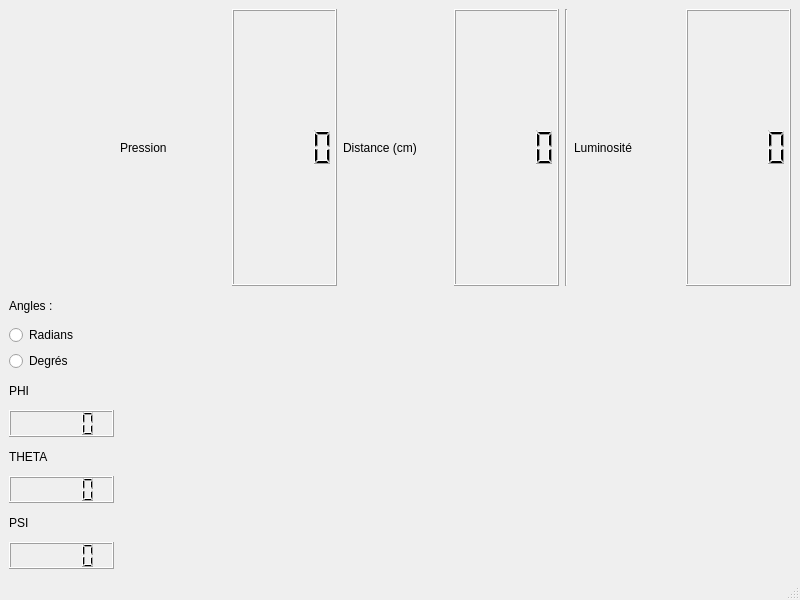
<?xml version="1.0" encoding="UTF-8"?>
<ui version="4.0">
 <class>CAN_BUS_IHM</class>
 <widget class="QMainWindow" name="CAN_BUS_IHM">
  <property name="geometry">
   <rect>
    <x>0</x>
    <y>0</y>
    <width>800</width>
    <height>600</height>
   </rect>
  </property>
  <property name="windowTitle">
   <string>MainWindow</string>
  </property>
  <property name="styleSheet">
   <string notr="true"/>
  </property>
  <widget class="QWidget" name="centralwidget">
   <layout class="QGridLayout" name="gridLayout">
    <item row="0" column="5">
     <widget class="Line" name="line">
      <property name="orientation">
       <enum>Qt::Vertical</enum>
      </property>
     </widget>
    </item>
    <item row="0" column="7">
     <widget class="QLCDNumber" name="luminosite_display"/>
    </item>
    <item row="1" column="1" colspan="7">
     <layout class="QVBoxLayout" name="layout_open_gl"/>
    </item>
    <item row="0" column="6">
     <widget class="QLabel" name="luminosite_label">
      <property name="text">
       <string>Luminosité</string>
      </property>
     </widget>
    </item>
    <item row="0" column="4">
     <widget class="QLCDNumber" name="distance_display"/>
    </item>
    <item row="0" column="1">
     <widget class="QLabel" name="label_6">
      <property name="text">
       <string>Pression</string>
      </property>
     </widget>
    </item>
    <item row="1" column="0">
     <layout class="QVBoxLayout" name="verticalLayout">
      <item>
       <widget class="QLabel" name="label_2">
        <property name="text">
         <string>Angles :</string>
        </property>
       </widget>
      </item>
      <item>
       <widget class="QRadioButton" name="radian_button">
        <property name="text">
         <string>Radians</string>
        </property>
       </widget>
      </item>
      <item>
       <widget class="QRadioButton" name="degree_buttton">
        <property name="text">
         <string>Degrés</string>
        </property>
       </widget>
      </item>
      <item>
       <widget class="QLabel" name="label_3">
        <property name="text">
         <string>PHI</string>
        </property>
       </widget>
      </item>
      <item>
       <widget class="QLCDNumber" name="phi_display"/>
      </item>
      <item>
       <widget class="QLabel" name="label_5">
        <property name="text">
         <string>THETA</string>
        </property>
       </widget>
      </item>
      <item>
       <widget class="QLCDNumber" name="theta_display"/>
      </item>
      <item>
       <widget class="QLabel" name="label_4">
        <property name="text">
         <string>PSI</string>
        </property>
       </widget>
      </item>
      <item>
       <widget class="QLCDNumber" name="psi_display"/>
      </item>
     </layout>
    </item>
    <item row="0" column="3">
     <widget class="QLabel" name="distance_label">
      <property name="text">
       <string>Distance (cm)</string>
      </property>
     </widget>
    </item>
    <item row="0" column="2">
     <widget class="QLCDNumber" name="pression_display"/>
    </item>
   </layout>
  </widget>
  <widget class="QMenuBar" name="menubar">
   <property name="geometry">
    <rect>
     <x>0</x>
     <y>0</y>
     <width>800</width>
     <height>20</height>
    </rect>
   </property>
  </widget>
  <widget class="QStatusBar" name="statusbar"/>
 </widget>
 <resources/>
 <connections/>
</ui>
